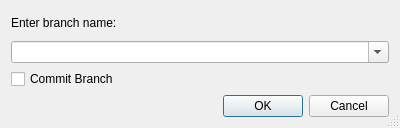
<?xml version="1.0" encoding="UTF-8"?>
<ui version="4.0">
 <class>HgBranchInputDialog</class>
 <widget class="QDialog" name="HgBranchInputDialog">
  <property name="geometry">
   <rect>
    <x>0</x>
    <y>0</y>
    <width>400</width>
    <height>128</height>
   </rect>
  </property>
  <property name="windowTitle">
   <string>Create Branch</string>
  </property>
  <property name="sizeGripEnabled">
   <bool>true</bool>
  </property>
  <layout class="QVBoxLayout" name="verticalLayout">
   <item>
    <widget class="QLabel" name="label">
     <property name="text">
      <string>Enter branch name:</string>
     </property>
    </widget>
   </item>
   <item>
    <widget class="QComboBox" name="branchComboBox">
     <property name="toolTip">
      <string>Enter the new branch name (spaces will be converted to _)</string>
     </property>
     <property name="editable">
      <bool>true</bool>
     </property>
    </widget>
   </item>
   <item>
    <widget class="QCheckBox" name="commitCheckBox">
     <property name="toolTip">
      <string>Select to commit the branch</string>
     </property>
     <property name="text">
      <string>Commit Branch</string>
     </property>
    </widget>
   </item>
   <item>
    <widget class="QDialogButtonBox" name="buttonBox">
     <property name="orientation">
      <enum>Qt::Horizontal</enum>
     </property>
     <property name="standardButtons">
      <set>QDialogButtonBox::Cancel|QDialogButtonBox::Ok</set>
     </property>
    </widget>
   </item>
  </layout>
 </widget>
 <tabstops>
  <tabstop>branchComboBox</tabstop>
  <tabstop>commitCheckBox</tabstop>
  <tabstop>buttonBox</tabstop>
 </tabstops>
 <resources/>
 <connections>
  <connection>
   <sender>buttonBox</sender>
   <signal>accepted()</signal>
   <receiver>HgBranchInputDialog</receiver>
   <slot>accept()</slot>
   <hints>
    <hint type="sourcelabel">
     <x>248</x>
     <y>254</y>
    </hint>
    <hint type="destinationlabel">
     <x>157</x>
     <y>274</y>
    </hint>
   </hints>
  </connection>
  <connection>
   <sender>buttonBox</sender>
   <signal>rejected()</signal>
   <receiver>HgBranchInputDialog</receiver>
   <slot>reject()</slot>
   <hints>
    <hint type="sourcelabel">
     <x>316</x>
     <y>260</y>
    </hint>
    <hint type="destinationlabel">
     <x>286</x>
     <y>274</y>
    </hint>
   </hints>
  </connection>
 </connections>
</ui>
